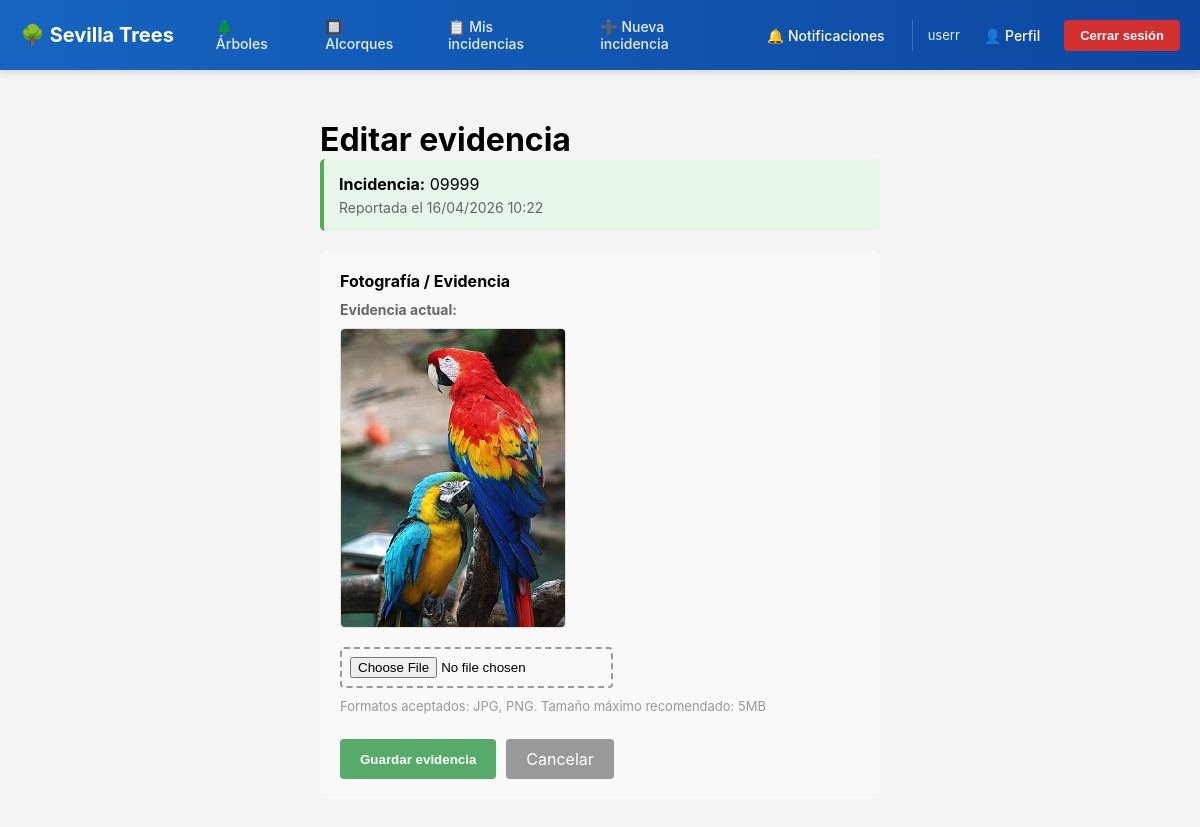
/incidencias/20/editar-evidencia/ (signed in), run on the app's committed database.
### cuentas/models.py (models this page shows, shortened)
class Usuario(AbstractUser):
	class Rol(models.TextChoices):
		REGISTRADO = "REGISTRADO", "Registrado"
		ADMINISTRADOR = "ADMINISTRADOR", "Administrador"
	class EstadoCuenta(models.TextChoices):
		ACTIVA = "ACTIVA", "Activa"
		PENDIENTE_ELIMINACION = "PENDIENTE_ELIMINACION", "Pendiente eliminación"
		ELIMINADA = "ELIMINADA", "Eliminada"
	nombre = models.CharField(max_length=159)
	correo = models.EmailField(unique=True)
	rol = models.CharField(max_length=20, choices=Rol.choices, default=Rol.REGISTRADO,)
	fecha_registro = models.DateTimeField(default=timezone.now)
	estado_cuenta = models.CharField(max_length=30, choices=EstadoCuenta.choices, default=EstadoCuenta.ACTIVA)
	USERNAME_FIELD = "correo"
	REQUIRED_FIELDS = ["username"]
	@property
	def es_admin(self) -> bool:
		return self.rol == self.Rol.ADMINISTRADOR
	@property
	def notificaciones_sin_leer(self) -> int:
		return self.notificaciones.filter(leido=False).count()

### incidencias/models.py (models this page shows, shortened)
class Incidencia(models.Model):
	class Grado(models.TextChoices):
		LEVE = "LEVE", "Leve"
		MEDIO = "MEDIO", "Medio"
		GRAVE = "GRAVE", "Grave"
	class Estado(models.TextChoices):
		ABIERTA = "ABIERTA", "Abierta"
		EN_PROCESO = "EN_PROCESO", "En proceso"
		CERRADA = "CERRADA", "Cerrada"
	titulo = models.CharField(max_length=120)
	descripcion = models.TextField()
	grado_incidencia = models.CharField(max_length=30, choices=Grado.choices, default=Grado.LEVE)
	fecha_reporte = models.DateTimeField(auto_now_add=True)
	fecha_act = models.DateTimeField(auto_now=True, null=True, blank=True)
	estado = models.CharField(max_length=30, choices=Estado.choices, default=Estado.ABIERTA)
	foto = models.ImageField(upload_to='incidencias/', null=True, blank=True)
	observaciones_internas = models.TextField(null=True, blank=True, help_text="Solo visible para administradores")
	usuario = models.ForeignKey("cuentas.Usuario", on_delete=models.PROTECT, related_name="usu_incidencia")
	arbol = models.ForeignKey("inventario.Arbol", on_delete=models.PROTECT, null=True, blank=True, related_name="arbol_inci")
	alcorque = models.ForeignKey("inventario.Alcorque", on_delete=models.PROTECT, null=True, blank=True, related_name="alcorque_inci")
	admin_resp = models.ForeignKey("cuentas.Usuario", on_delete=models.PROTECT, null=True, blank=True, related_name="admin_inci")
	class Meta: constraints = [
		models.CheckConstraint(check=(
			(Q(arbol__isnull=False) & Q(alcorque__isnull=True)) |
			(Q(arbol__isnull=True) & Q(alcorque__isnull=False))),
		name="check_arbol_alcorque_incidencia",),]

### incidencias/views.py (the view)
# urls.py: path("<int:pk>/editar-evidencia/", views.incidencia_editar_foto, name="incidencia_editar_foto"),
@login_required
def incidencia_editar_foto(request, pk):
    incidencia = get_object_or_404(Incidencia.objects.select_related("usuario"), pk=pk)
    if request.user != incidencia.usuario:
        messages.error(request, "Solo puedes editar la evidencia de tus propias incidencias")
        return redirect("incidencia_detalle", pk=pk)
    if request.method == "POST":
        form = IncidenciaFotoForm(request.POST, request.FILES, instance=incidencia)
        if form.is_valid():
            form.save()
            messages.success(request, "Evidencia actualizada correctamente")
            return redirect("incidencia_detalle", pk=incidencia.pk)
    else:
        form = IncidenciaFotoForm(instance=incidencia)
    return render(request, "incidencias/incidencia_evidencia_form.html", {
        "form": form,
        "incidencia": incidencia,
    })

### incidencias/forms.py
class IncidenciaFotoForm(forms.ModelForm):
    class Meta:
        model = Incidencia
        fields = ("foto",)
        labels = {
            "foto": "Fotografía / Evidencia",
        }
        widgets = {
            "foto": forms.FileInput(attrs={"accept": "image/*"}),
        }

### templates/incidencias/incidencia_evidencia_form.html (shortened to what this page needs)
{% extends "base.html" %}
{% block content %}
<div style="max-width: 600px; margin: 30px auto; padding: 20px;">
    <h1>Editar evidencia</h1>
    <div style="background-color: #e8f5e9; border-left: 4px solid #4caf50; padding: 15px; margin-bottom: 20px; border-radius: 5px;">
        <p><strong>Incidencia:</strong> {{ incidencia.titulo }}</p>
        <p style="font-size: 14px; color: #666; margin-top: 5px;">Reportada el {{ incidencia.fecha_reporte|date:"d/m/Y H:i" }}</p>
    </div>
    <form method="POST" enctype="multipart/form-data" style="background-color: #f9f9f9; padding: 20px; border-radius: 5px;">
        <div style="margin-bottom: 15px;">
            <label for="id_foto" style="display: block; font-weight: bold; margin-bottom: 10px;">{{ form.foto.label }}</label>
            {% if incidencia.foto %}
                <div style="margin-bottom: 15px;">
                    <p style="font-size: 14px; color: #666; margin-bottom: 10px;"><strong>Evidencia actual:</strong></p>
                    <img src="{{ incidencia.foto.url }}" style="max-width: 100%; max-height: 300px; border-radius: 5px; border: 1px solid #ddd;">
                </div>
            {% endif %}
            {{ form.foto }}
            <p style="font-size: 13px; color: #999; margin-top: 10px;">Formatos aceptados: JPG, PNG. Tamaño máximo recomendado: 5MB</p>
        </div>
        <div style="margin-top: 25px; display: flex; gap: 10px;">
            <button type="submit" style="background-color: #56ab6a; color: white; padding: 10px 20px; border: none; border-radius: 4px; cursor: pointer; font-weight: bold;">Guardar evidencia</button>
            <a href="{% url 'incidencia_detalle' incidencia.pk %}" style="background-color: #999; color: white; padding: 10px 20px; border: none; border-radius: 4px; text-decoration: none; display: inline-block;">Cancelar</a>
        </div>
    </form>
</div>
{% endblock %}

### templates/base.html (shortened to what this page needs)
<!DOCTYPE html>
<html lang="es">
<head>
</head>
<body>
    <header>
        <nav>
            <div class="container">
                <a href="{% url 'inicio' %}" class="logo">🌳 Sevilla Trees</a>
                <div class="nav-left">
                    <a href="{% url 'arbol_lista' %}">🌲 Árboles</a>
                    <a href="{% url 'alcorque_lista' %}">🔲 Alcorques</a>
                    {% if user.is_authenticated %}
                        {% if user.es_admin %}
                            <a href="{% url 'incidencia_lista' %}" style="color: rgba(255, 255, 255, 0.9); text-decoration: none; font-weight: 500; font-size: 14px; padding: 6px 12px; border-radius: 4px; transition: all 0.3s;">📋 Todas las incidencias</a>
                        {% else %}
                            <a href="{% url 'incidencia_lista' %}" style="color: rgba(255, 255, 255, 0.9); text-decoration: none; font-weight: 500; font-size: 14px; padding: 6px 12px; border-radius: 4px; transition: all 0.3s;">📋 Mis incidencias</a>
                        {% endif %}
                        <a href="{% url 'nueva_incidencia' %}">➕ Nueva incidencia</a>
                    {% endif %}
                </div>
                <div class="nav-right">
                    {% if user.is_authenticated %}
                        <a href="{% url 'notificacion_lista' %}" class="notification-link">
                            🔔 Notificaciones
                        </a>
                        <div class="user-section">
                            <span class="user-name">{{ user.nombre }}</span>
                            <a href="{% url 'perfil' %}" class="profile-link">👤 Perfil</a>
                            <form action="{% url 'logout' %}" method="post" style="display: inline; margin: 0;">
                                <button type="submit" class="btn-logout">Cerrar sesión</button>
                            </form>
                        </div>
                    {% else %}
                        <div class="auth-links">
                            <a href="{% url 'login' %}">Iniciar sesión</a>
                            <a href="{% url 'signup' %}" class="btn-signup">Registrarse</a>
                        </div>
                    {% endif %}
                </div>
            </div>
        </nav>
    </header>
    <main>
        {% block content %}{% endblock %}
    </main>
</body>
</html>

### templates/base.html (style rules this page uses)
* { margin: 0; padding: 0; box-sizing: border-box; }
body { font-family: -apple-system, BlinkMacSystemFont, 'Segoe UI', Roboto, 'Helvetica Neue', Arial, sans-serif; background-color: #f5f5f5; }
header nav { background: linear-gradient(90deg, #1565c0 0%, #0d47a1 100%); box-shadow: 0 2px 8px rgba(0,0,0,0.15); padding: 12px 0; position: sticky; top: 0; z-index: 100; }
header nav .container { max-width: 1200px; margin: 0 auto; padding: 0 20px; display: flex; justify-content: space-between; align-items: center; gap: 30px; }
header nav .logo { font-size: 20px; font-weight: bold; color: white; text-decoration: none; display: flex; align-items: center; gap: 8px; white-space: nowrap; }
header nav .nav-left { display: flex; gap: 25px; align-items: center; flex: 1; }
header nav .nav-left a { color: rgba(255, 255, 255, 0.9); text-decoration: none; font-weight: 500; font-size: 14px; transition: all 0.3s; padding: 6px 12px; border-radius: 4px; }
header nav .nav-right { display: flex; gap: 15px; align-items: center; }
header nav .notification-link { color: white; text-decoration: none; font-weight: 500; font-size: 14px; position: relative; display: flex; align-items: center; gap: 6px; padding: 6px 12px; border-radius: 4px; transition: all 0.3s; }
header nav .user-section { display: flex; gap: 12px; align-items: center; padding-left: 15px; border-left: 1px solid rgba(255, 255, 255, 0.2); }
header nav .user-name { color: rgba(255, 255, 255, 0.9); font-size: 13px; white-space: nowrap; }
header nav .profile-link { color: white; text-decoration: none; font-weight: 500; font-size: 14px; padding: 6px 12px; border-radius: 4px; transition: all 0.3s; }
header nav .btn-logout { background-color: #d32f2f; color: white; padding: 8px 16px; border: none; border-radius: 4px; font-weight: 600; font-size: 13px; cursor: pointer; transition: all 0.3s; white-space: nowrap; }

### templates/incidencias/incidencia_evidencia_form.html (style rules this page uses)
#id_foto { padding: 8px; border: 2px dashed #999; border-radius: 4px; }

### data on the page
Usuario: nombre "userr"
Incidencia: titulo "09999", fecha_reporte "16/04/2026 10:22", foto (picture)
